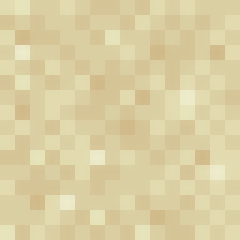
#> input picture training/input.png, 48 x 48 px (shown 5 times larger)
$ python generate_variants.py
#> lines starting #> are read from the running program, lines starting #| are printed output that depends on the picture
from PIL import Image
import numpy as np
import os

# === CONFIG ===
INPUT_IMAGE_PATH = "input.png"  # Update this
OUTPUT_DIR = "./output"
IMAGE_SIZE = (64, 64)
VARIATIONS_PER_DIRECTION = 16
MAX_SHIFT = 8  # Max shift in pixels (corresponds to ~8 degrees)
DIRECTIONS = [
    "top", "bottom", "left", "right",
    "top_left", "top_right", "bottom_left", "bottom_right"
]

FLIP_TYPES = {
    0: None,
    1: Image.FLIP_LEFT_RIGHT,
    2: Image.FLIP_TOP_BOTTOM,
    3: "both"
}

# === UTILITIES ===

def get_quad_coords(direction, shift):
    w, h = IMAGE_SIZE
    coords = [0, 0, w, 0, w, h, 0, h]  # TL, TR, BR, BL

    if direction == "top":
        coords[1] += shift  # TL.y
        coords[3] += shift  # TR.y
    elif direction == "bottom":
        coords[5] -= shift  # BR.y
        coords[7] -= shift  # BL.y
    elif direction == "left":
        coords[0] += shift  # TL.x
        coords[6] += shift  # BL.x
    elif direction == "right":
        coords[2] -= shift  # TR.x
        coords[4] -= shift  # BR.x
    elif direction == "top_left":
        coords[0] += shift; coords[1] += shift  # TL
    elif direction == "top_right":
        coords[2] -= shift; coords[3] += shift  # TR
    elif direction == "bottom_right":
        coords[4] -= shift; coords[5] -= shift  # BR
    elif direction == "bottom_left":
        coords[6] += shift; coords[7] -= shift  # BL

    return tuple(coords)

def apply_skew(img, direction, shift):
    src_quad = (0, 0, IMAGE_SIZE[0], 0, IMAGE_SIZE[0], IMAGE_SIZE[1], 0, IMAGE_SIZE[1])
    dst_quad = get_quad_coords(direction, shift)
    return img.transform(IMAGE_SIZE, Image.QUAD, dst_quad, Image.BICUBIC)

def apply_flip(img, flip_type):
    if flip_type == "diagonal":
        return img.transpose(Image.TRANSPOSE)  # Flip over y = x
    return img  # No flip if flip_type is not "diagonal"

def apply_rotation(img, rotation_type):
    if rotation_type == 0:
        return img  # 0 degrees
    elif rotation_type == 1:
        return img.rotate(-90, expand=True)  # 90 degrees clockwise
    elif rotation_type == 2:
        return img.rotate(-180, expand=True)  # 180 degrees
    elif rotation_type == 3:
        return img.rotate(-270, expand=True)  # 270 degrees clockwise

# === MAIN ===
# Copy the input image to the output directory
if not os.path.exists(OUTPUT_DIR):
    os.makedirs(OUTPUT_DIR)
# Load and resize input
img = Image.open(INPUT_IMAGE_PATH).convert("L").resize(IMAGE_SIZE)  # Convert to grayscale
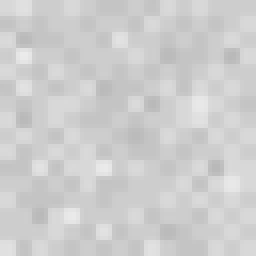
#> img: PIL image 64x64 L (shown 4 times larger); min 185, max 235, mean 205.8

# Make output folders
for class_id in range(4):
    os.makedirs(os.path.join(OUTPUT_DIR, f"class_{class_id}"), exist_ok=True)

# Generate variations
for class_id in range(4):
    rotated = apply_rotation(img, class_id)  # Apply rotation based on class ID

    count = 0
    for direction in DIRECTIONS:
        for step in range(1,VARIATIONS_PER_DIRECTION + 1):
            shift = int(MAX_SHIFT * step / VARIATIONS_PER_DIRECTION)
            skewed = apply_skew(rotated, direction, shift)
            flipped = apply_flip(skewed, "diagonal")
            out_path = os.path.join(OUTPUT_DIR, f"class_{class_id}", f"img_{count:03}({class_id}).png")
            flipped.save(out_path)
            count += 1
            print(f"Saved: {out_path}")
#> this loop made 4 passes
#> pass 1, `flipped.save(out_path)`:
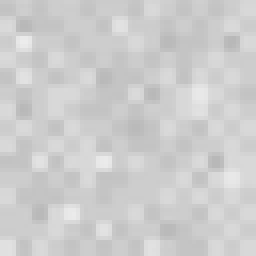
#> saved as img_007(0).png: PIL image 64x64 L (shown 4 times larger); min 184, max 236, mean 205.2
#> after the loop:
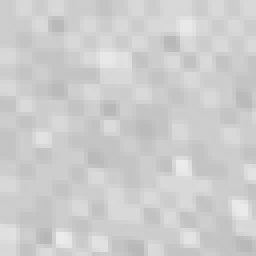
#> flipped: PIL image 64x64 L (shown 4 times larger); min 183, max 236, mean 205.2
#> after the loop:
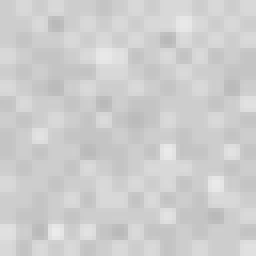
#> rotated: PIL image 64x64 L (shown 4 times larger); min 185, max 235, mean 205.8
#> after the loop:
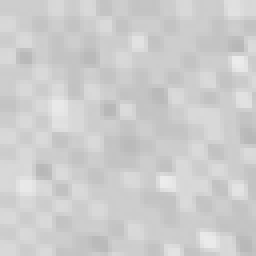
#> skewed: PIL image 64x64 L (shown 4 times larger); min 183, max 236, mean 205.2
